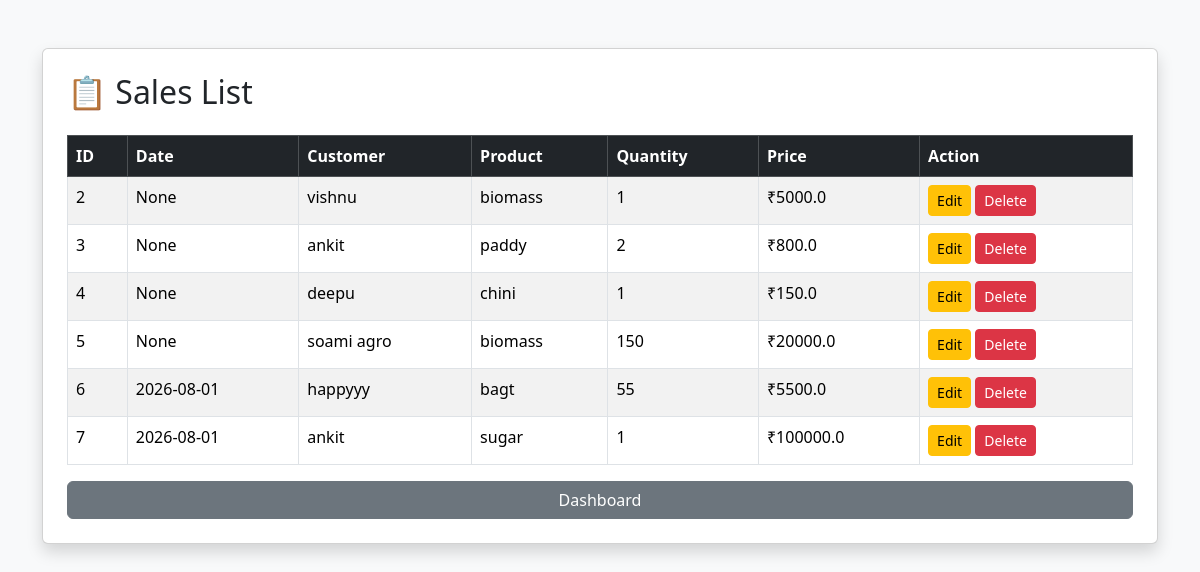
The page /view-sales on the database as committed earlier.
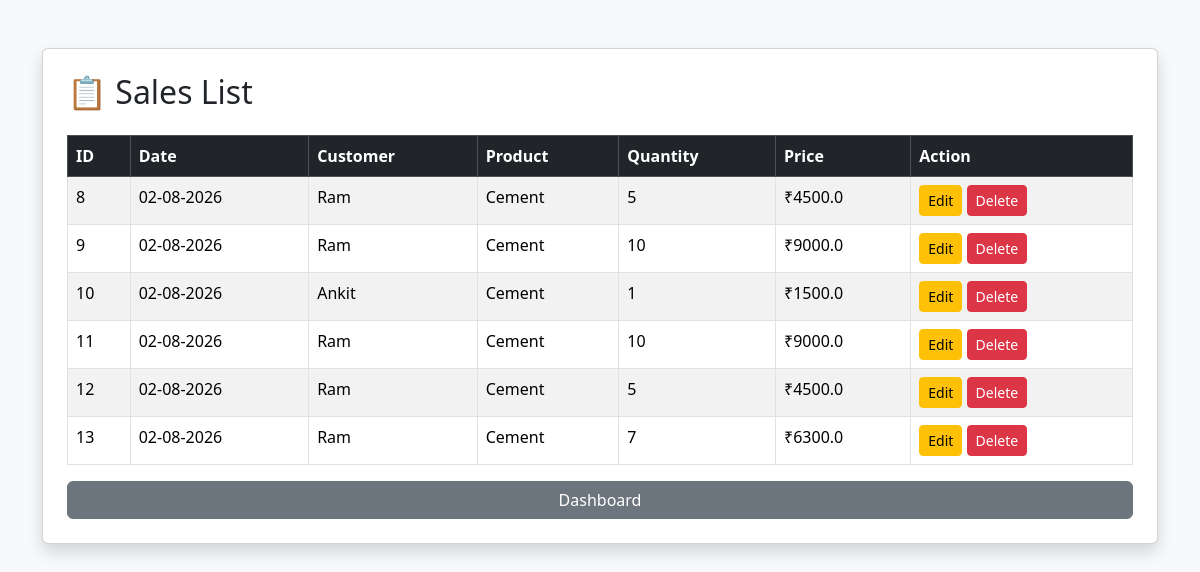
The same page on the database as committed later.
### tables this page shows
CREATE TABLE sales (

            id INTEGER PRIMARY KEY AUTOINCREMENT,

            customer TEXT,

            product TEXT,

            quantity INTEGER,

            price REAL

        , date TEXT);

### app.py (the view)
@app.route("/view-sales")
def view_sales():
    sales = get_all_sales()
    return render_template(
        "view_sales.html",
        sales=sales
    )

### database/db.py (called while the page is built)
def get_all_sales():
    conn = sqlite3.connect(DATABASE_NAME)
    cursor = conn.cursor()
    cursor.execute("SELECT * FROM sales")
    rows = cursor.fetchall()
    conn.close()
    return rows

### templates/view_sales.html (shortened to what this page needs)
<!DOCTYPE html>
<html lang="en">
<head>
    <link href="https://cdn.jsdelivr.net/npm/bootstrap@5.3.7/dist/css/bootstrap.min.css" rel="stylesheet">
</head>
<body class="bg-light">
<div class="container mt-5">
    <div class="card shadow p-4">
        <h2 class="mb-4">
            📋 Sales List
        </h2>
        <table class="table table-bordered table-striped">
            <thead class="table-dark">
                <tr>
                    <th>ID</th>
                    <th>Date</th>
                    <th>Customer</th>
                    <th>Product</th>
                    <th>Quantity</th>
                    <th>Price</th>
                    <th>Action</th>
                </tr>
            </thead>
            <tbody>
            {% for sale in sales %}
                <tr>
                    <td>{{ sale[0] }}</td>
                    <td>{{ sale[5] }}</td>
                    <td>{{ sale[1] }}</td>
                    <td>{{ sale[2] }}</td>
                    <td>{{ sale[3] }}</td>
                    <td>₹{{ sale[4] }}</td>
                    <td>
                        <a href="/edit-sale/{{ sale[0] }}"
                           class="btn btn-sm btn-warning">
                            Edit
                        </a>
                        <a href="/delete-sale/{{ sale[0] }}"
                           class="btn btn-sm btn-danger">
                            Delete
                        </a>
                    </td>
                </tr>
            {% endfor %}
            </tbody>
        </table>
        <a href="/" class="btn btn-secondary">
            Dashboard
        </a>
    </div>
</div>
</body>
</html>

Rows that differ between the two databases and show on the page:
removed sales: id "2", sale "None", customer "vishnu", product "biomass", quantity "1", price "5000.0"
removed sales: id "3", sale "None", customer "ankit", product "paddy", quantity "2", price "800.0"
removed sales: id "4", sale "None", customer "deepu", product "chini", quantity "1", price "150.0"
removed sales: id "5", sale "None", customer "soami agro", product "biomass", quantity "150", price "20000.0"
removed sales: id "6", date "2026-08-01", customer "happyyy", product "bagt", quantity "55", price "5500.0"
removed sales: id "7", date "2026-08-01", customer "ankit", product "sugar", quantity "1", price "100000.0"
added sales: id "8", date "02-08-2026", customer "Ram", product "Cement", quantity "5", price "4500.0"
added sales: id "9", date "02-08-2026", customer "Ram", product "Cement", quantity "10", price "9000.0"
added sales: id "10", date "02-08-2026", customer "Ankit", product "Cement", quantity "1", price "1500.0"
added sales: id "11", date "02-08-2026", customer "Ram", product "Cement", quantity "10", price "9000.0"
added sales: id "12", date "02-08-2026", customer "Ram", product "Cement", quantity "5", price "4500.0"
added sales: id "13", date "02-08-2026", customer "Ram", product "Cement", quantity "7", price "6300.0"
